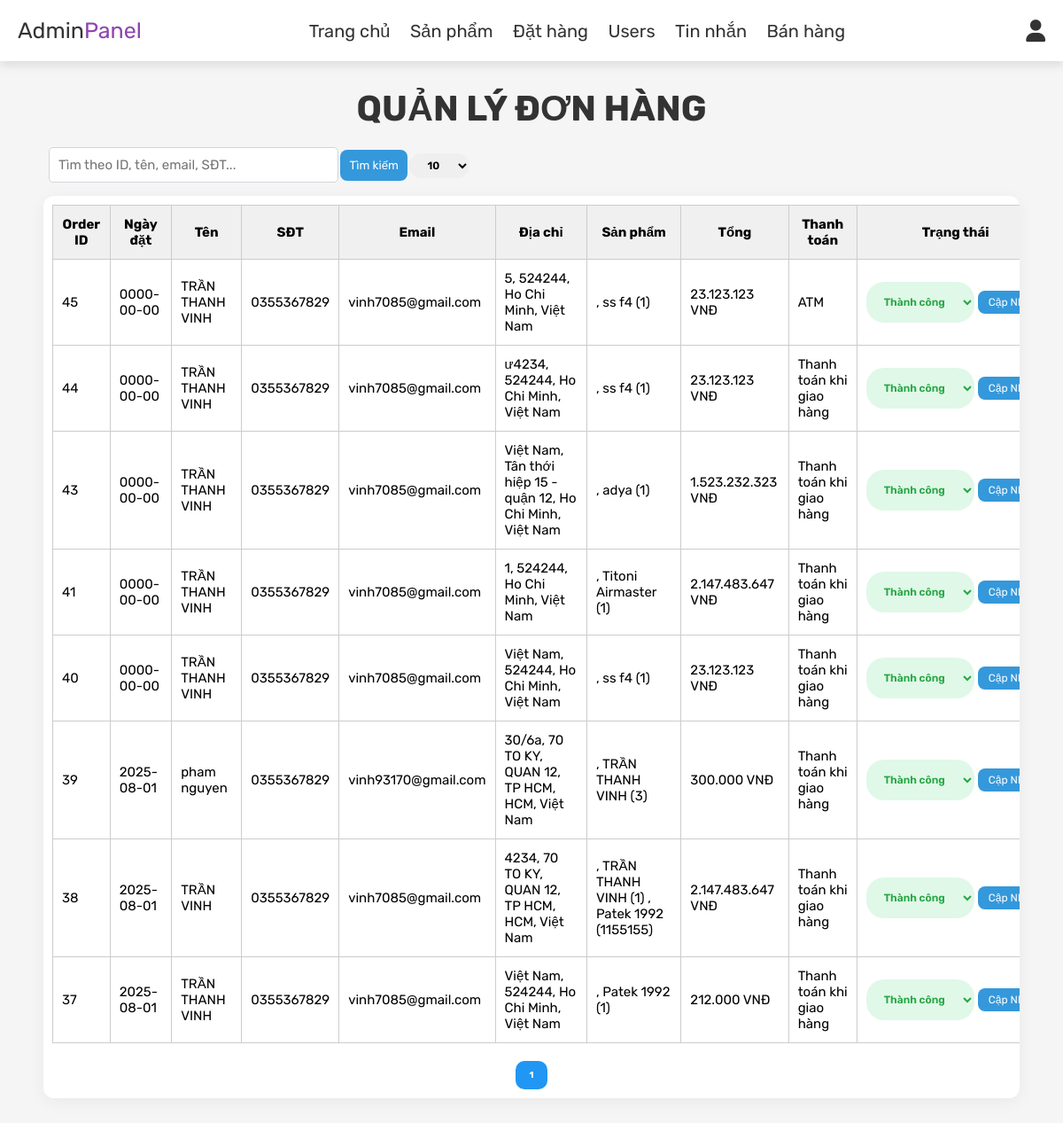
/project/admin_orders.php (signed in), run on the app's committed database.
### tables this page shows
CREATE TABLE `orders` (
  `id` int(100) NOT NULL,
  `user_id` int(100) DEFAULT NULL,
  `name` varchar(100) NOT NULL,
  `number` varchar(12) NOT NULL,
  `email` varchar(100) NOT NULL,
  `method` varchar(50) NOT NULL,
  `address` varchar(500) NOT NULL,
  `total_products` varchar(1000) NOT NULL,
  `total_price` int(100) NOT NULL,
  `placed_on` date DEFAULT NULL,
  `payment_status` varchar(20) NOT NULL DEFAULT 'Đang duyệt',
  `order_type` enum('online','pos') DEFAULT 'online'
);

### project/admin_orders.php (the view, shortened to what this page needs)
<?php
include 'config.php';
$search = isset($_GET['search']) ? mysqli_real_escape_string($conn, $_GET['search']) : '';
$whereClause = "";
$orders_per_page = isset($_GET['limit']) ? (int)$_GET['limit'] : 10;
$page = isset($_GET['page']) ? (int)$_GET['page'] : 1;
$start_from = ($page - 1) * $orders_per_page;
$total_orders_query = mysqli_query($conn, "SELECT * FROM `orders` $whereClause") or die('query failed');
$total_orders = mysqli_num_rows($total_orders_query);
$total_pages = ceil($total_orders / $orders_per_page);
$select_orders = mysqli_query($conn, "SELECT * FROM `orders` $whereClause ORDER BY id DESC LIMIT $start_from, $orders_per_page") or die('query failed');
?>
<!DOCTYPE html>
<html lang="en">
<head>
    <link rel="stylesheet" href="https://cdnjs.cloudflare.com/ajax/libs/font-awesome/6.0.0/css/all.min.css">
    <link rel="stylesheet" href="css/admin_style.css">
</head>
<body>
    <?php include 'admin_header.php'; ?>
    <section class="orders">
        <h1 class="title">Quản lý đơn hàng</h1>
        <form method="get" class="search-box" style="margin: 1rem 3.5rem; text-align: left;">
            <input type="text" name="search" placeholder="Tìm theo ID, tên, email, SĐT..."
                value="<?php echo htmlspecialchars($search); ?>">
            <button type="submit">Tìm kiếm</button>
            <select name="limit" onchange="this.form.submit()">
                <option value="10" <?php if ($orders_per_page == 10) echo 'selected'; ?>>10</option>
            </select>
        </form>
        <div class="table-container">
            <table class="orders-table">
                <thead>
                    <tr>
                        <th>Order ID</th>
                        <th>Ngày đặt</th>
                        <th>Tên</th>
                        <th>SĐT</th>
                        <th>Email</th>
                        <th>Địa chỉ</th>
                        <th>Sản phẩm</th>
                        <th>Tổng</th>
                        <th>Thanh toán</th>
                        <th>Trạng thái</th>
                    </tr>
                </thead>
                <tbody>
                    <?php if (mysqli_num_rows($select_orders) > 0): ?>
                    <?php while ($fetch_orders = mysqli_fetch_assoc($select_orders)): ?>
                    <tr>
                        <td><?php echo $fetch_orders['id']; ?></td>
                        <td><?php echo $fetch_orders['placed_on']; ?></td>
                        <td><?php echo $fetch_orders['name']; ?></td>
                        <td><?php echo $fetch_orders['number']; ?></td>
                        <td><?php echo $fetch_orders['email']; ?></td>
                        <td><?php echo $fetch_orders['address']; ?></td>
                        <td><?php echo $fetch_orders['total_products']; ?></td>
                        <td><?php echo number_format($fetch_orders['total_price'], 0, ',', '.'); ?> VNĐ</td>
                        <td><?php echo $fetch_orders['method']; ?></td>
                        <td>
                            <form method="post" style="display:flex; gap:4px;">
                                <select name="update_payment"
                                    class="<?php echo ($fetch_orders['payment_status'] == 'Thành công') ? 'status-success' : 'status-pending'; ?>">
                                    <option selected disabled><?php echo $fetch_orders['payment_status']; ?></option>
                                </select>
                                <input type="submit" name="update_order" value="Cập nhật" class="option-btn">
                            </form>
                        </td>
                    </tr>
                    <?php endwhile; ?>
                    <?php else: ?>
                    <tr>
                        <td colspan="11" style="text-align:center;">Không tìm thấy đơn hàng!</td>
                    </tr>
                    <?php endif; ?>
                </tbody>
            </table>
            <div class="pagination">
                <?php for ($i = 1; $i <= $total_pages; $i++): ?>
                <a href="?page=<?php echo $i; ?>&limit=<?php echo $orders_per_page; ?>&search=<?php echo urlencode($search); ?>"
                    class="<?php echo ($i == $page) ? 'active' : ''; ?>"><?php echo $i; ?></a>
                <?php endfor; ?>
            </div>
        </div>
    </section>
</body>
</html>

### project/admin_header.php (shortened to what this page needs)
<header class="header">
    <div class="flex">
        <a href="admin_page.php" class="logo">Admin<span>Panel</span></a>
        <nav class="navbar">
            <a href="admin_page.php">Trang chủ</a>
            <a href="admin_products.php">Sản phẩm</a>
            <a href="admin_orders.php">Đặt hàng</a>
            <a href="admin_users.php">Users</a>
            <a href="admin_contacts.php">Tin nhắn</a>
            <a href="admin_pos.php">Bán hàng</a>
        </nav>
        <div class="icons">
            <div id="user-btn" class="fas fa-user"></div>
        </div>
    </div>
</header>

### project/css/admin_style.css (style rules this page uses)
:root { --purple:#8e44ad; --red:#c0392b; --orange:#f39c12; --black:#333; --white:#fff; --light-color:#666; --light-white:#ccc; --light-bg:#f5f5f5; --border:.1rem solid var(--black); --box-shadow:0 .5rem 1rem rgba(0,0,0,.1); }
* { font-family: 'Rubik', sans-serif; margin:0; padding:0; box-sizing: border-box; outline: none; border:none; text-decoration: none; transition:all .2s linear; }
html { font-size: 62.5%; overflow-x: hidden; }
body { background-color: var(--light-bg); }
section { padding:3rem 2rem; }
.title { text-align: center; margin-bottom: 2rem; text-transform: uppercase; color:var(--black); font-size: 4rem; }
.btn, .option-btn, .delete-btn, .white-btn { display: inline-block; margin-top: 1rem; padding:1rem 3rem; cursor: pointer; color:var(--white); font-size: 1.8rem; border-radius: .5rem; text-transform: capitalize; }
.option-btn { background-color: var(--orange); }
.header { position: sticky; top:0; left:0; right:0; z-index: 1000; background-color: var(--white); box-shadow: var(--box-shadow); }
.header .flex { display: flex; align-items: center; padding:2rem; justify-content: space-between; position: relative; max-width: 1200px; margin:0 auto; }
.header .flex .logo { font-size: 2.5rem; color:var(--black); }
.header .flex .logo span { color:var(--purple); }
.header .flex .navbar a { margin:0 1rem; font-size: 2rem; color:var(--black); }
.header .flex .icons div { margin-left: 1.5rem; font-size: 2.5rem; cursor: pointer; color:var(--black); }

### project/admin_orders.php (style rules this page uses)
.table-container { background: #ffffff; border-radius: 12px; box-shadow: 0 4px 20px rgba(0, 0, 0, 0.05); overflow-x: auto; padding: 1rem; max-width: 95%; margin: 0 auto; }
.orders-table { width: 100%; border-collapse: collapse; font-size: 1.5rem; min-width: 1200px; }
.orders-table th, .orders-table td { padding: 1.2rem 1rem; text-align: left; border: 1px solid #ccc; color: #000; }
.orders-table th { background-color: #f0f0f0; font-size: 1.5rem; text-align: center; }
.option-btn, .delete-btn1 { padding: 6px 12px; border-radius: 8px; font-size: 1.2rem; cursor: pointer; margin-bottom: 10px; }
.option-btn { background: #3498db; color: #fff; border: none; }
select { padding: 6px 16px; border-radius: 20px; font-weight: 600; font-size: 12px; }
.status-success { background-color: #e0f8e8; color: #28a745; }
.pagination { display: flex; justify-content: center; gap: 8px; margin-top: 2rem; flex-wrap: wrap; }
.pagination a { padding: 10px 16px; background-color: #f1f1f1; color: #333; border-radius: 10px; text-decoration: none; }
.pagination a.active { background-color: #2196f3; color: white; font-weight: bold; }
.search-box { text-align: right; margin: 1rem 3.5rem; }
.search-box input { width: 30%; padding: 1rem 1rem; border: 1px solid #d1d5db; border-radius: 0.5rem; font-size: 1.5rem; outline: none; transition: border-color 0.2s; margin-bottom: 0.5rem; }
.search-box button { padding: 1rem 1rem; border: none; border-radius: 8px; background: #3498db; color: #fff; cursor: pointer; }

### data on the page
orders: id "45", placed_on "0000-00-00", name "TRẦN THANH VINH", number "0355367829", email "vinh7085@gmail.com", address "5, 524244, Ho Chi Minh, Việt Nam", total_products ", ss f4 (1)", total_price "23.123.123", method "ATM", update_payment "Thành công"
orders: id "44", placed_on "0000-00-00", name "TRẦN THANH VINH", number "0355367829", email "vinh7085@gmail.com", address "ư4234, 524244, Ho Chi Minh, Việt Nam", total_products ", ss f4 (1)", total_price "23.123.123", method "Thanh toán khi giao hàng", update_payment "Thành công"
orders: id "43", placed_on "0000-00-00", name "TRẦN THANH VINH", number "0355367829", email "vinh7085@gmail.com", address "Việt Nam, Tân thới hiệp 15 - quận 12, Ho Chi Minh, Việt Nam", total_products ", adya (1)", total_price "1.523.232.323", method "Thanh toán khi giao hàng", update_payment "Thành công"
orders: id "41", placed_on "0000-00-00", name "TRẦN THANH VINH", number "0355367829", email "vinh7085@gmail.com", address "1, 524244, Ho Chi Minh, Việt Nam", total_products ", Titoni Airmaster (1)", total_price "2.147.483.647", method "Thanh toán khi giao hàng", update_payment "Thành công"
orders: id "40", placed_on "0000-00-00", name "TRẦN THANH VINH", number "0355367829", email "vinh7085@gmail.com", address "Việt Nam, 524244, Ho Chi Minh, Việt Nam", total_products ", ss f4 (1)", total_price "23.123.123", method "Thanh toán khi giao hàng", update_payment "Thành công"
orders: id "39", placed_on "2025-08-01", name "pham nguyen", number "0355367829", email "vinh93170@gmail.com", address "30/6a, 70 TO KY, QUAN 12, TP HCM, HCM, Việt Nam", total_products ", TRẦN THANH VINH (3)", total_price "300.000", method "Thanh toán khi giao hàng", update_payment "Thành công"
orders: id "38", placed_on "2025-08-01", name "TRẦN VINH", number "0355367829", email "vinh7085@gmail.com", address "4234, 70 TO KY, QUAN 12, TP HCM, HCM, Việt Nam", total_products ", TRẦN THANH VINH (1) , Patek 1992 (1155155)", total_price "2.147.483.647", method "Thanh toán khi giao hàng", update_payment "Thành công"
orders: id "37", placed_on "2025-08-01", name "TRẦN THANH VINH", number "0355367829", email "vinh7085@gmail.com", address "Việt Nam, 524244, Ho Chi Minh, Việt Nam", total_products ", Patek 1992 (1)", total_price "212.000", method "Thanh toán khi giao hàng", update_payment "Thành công"
